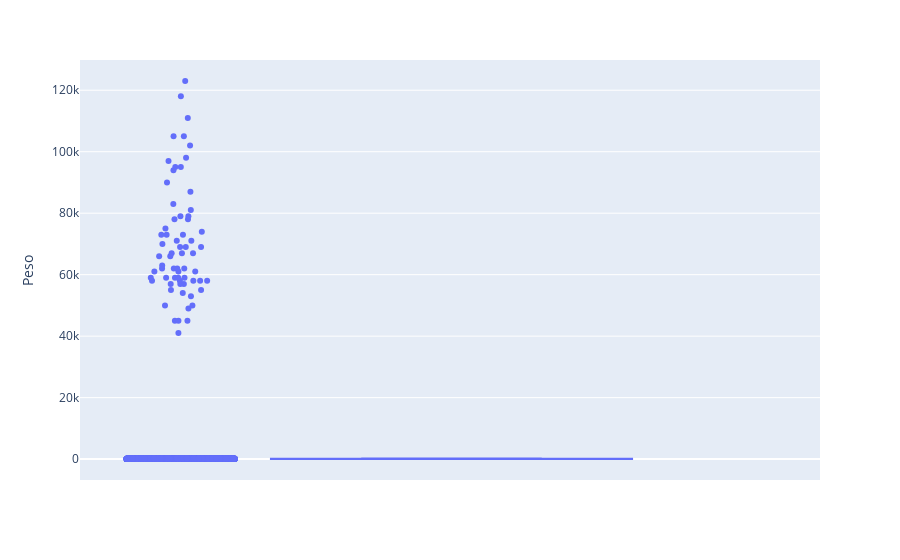

Source (notebook cell):
### Code cell
fig_peso = px.box(peso,  y = "Peso", points='all') 
fig_peso.show()

### Figure 1 — Plotly figure (JSON) as saved in the notebook; plotly's stock layout.template omitted (floating-point values rounded to 4 significant figures; data arrays with more than 128 entries replaced by an {"elided": "..."} marker saying what was removed)
{"data": [{"alignmentgroup": "True", "boxpoints": "all", "hovertemplate": "Peso=%{y}<extra></extra>", "legendgroup": "", "marker": {"color": "#636efa"}, "name": "", "notched": false, "offsetgroup": "", "orientation": "v", "showlegend": false, "type": "box", "x0": " ", "xaxis": "x", "y": {"elided": "4783 int values"}, "y0": " ", "yaxis": "y"}], "layout": {"boxmode": "group", "legend": {"tracegroupgap": 0}, "margin": {"t": 60}, "xaxis": {"anchor": "y", "domain": [0, 1]}, "yaxis": {"anchor": "x", "domain": [0, 1], "title": {"text": "Peso"}}}}
